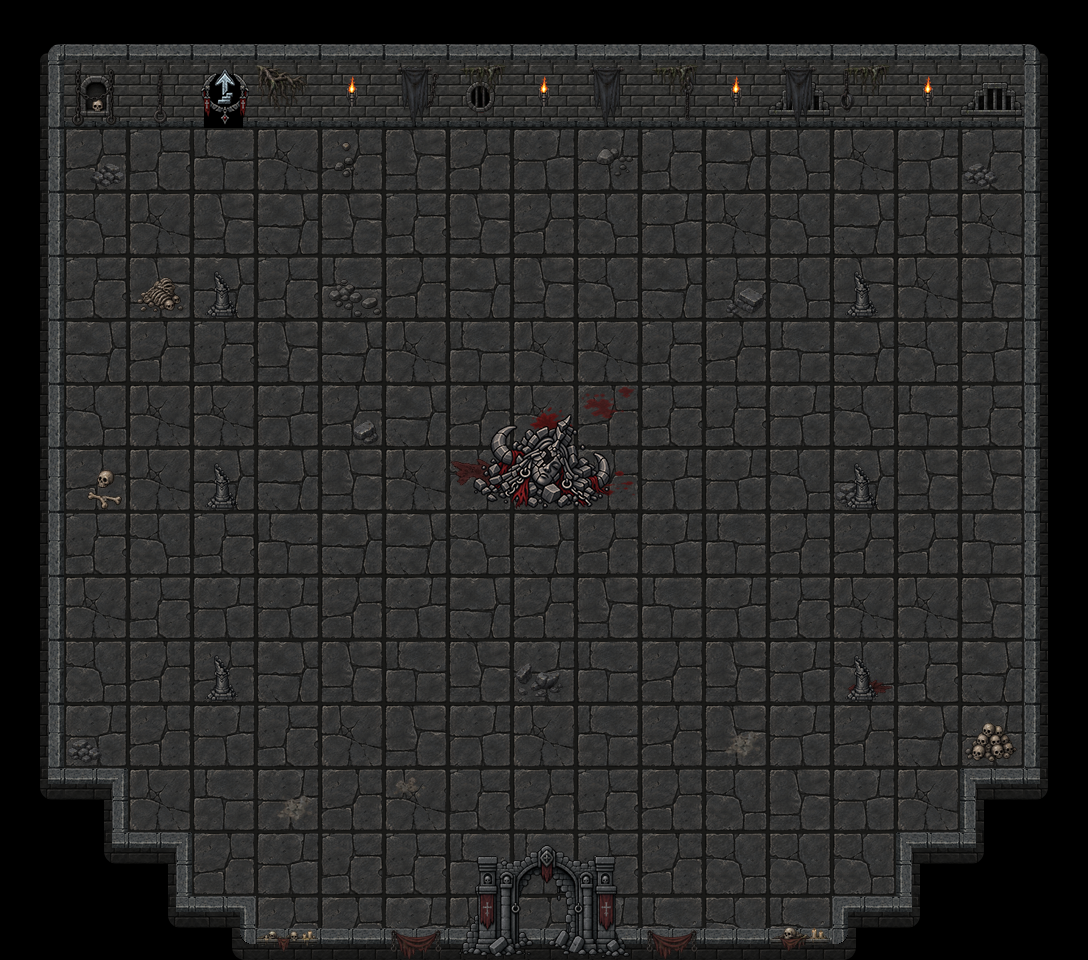

The image is a tile-based game level rendered from a .tmx file. Its description and source (layers, tilesets, objects; grid data summarised) follow:
An orthogonal 17x15 tile map with 64x64 px tiles, 10 tile layers (Ground, WallsBack, WallsFront, Gate, ...), 5 tilesets and 24 objects (trader, exit_down, exit_up, awakening_player, awakening_old_man).

<map version="1.10" tiledversion="1.12.2" orientation="orthogonal" renderorder="right-down" width="17" height="15" tilewidth="64" tileheight="64" infinite="0" nextlayerid="22" nextobjectid="67">
 <properties>
  <property name="enemy_spawn_mode" type="bool" value="false" />
 </properties>
 <tileset firstgid="1" source="../../items.tsx" />
 <tileset firstgid="169" source="../../act3_floor_64.tsx" />
 <tileset firstgid="177" source="../../my_tiles_textured.tsx" />
 <tileset firstgid="350" source="../../torches/torches.tsx" />
 <tileset firstgid="354" source="../../environment_objects/environment_objects.tsx" />
 <layer id="1" name="Ground" width="17" height="15">
  <data>[255 cells, 198 non-empty, 8 distinct tile ids]</data>
 </layer>
 <layer id="6" name="WallsBack" width="17" height="15">
  <data>[255 cells, 54 non-empty, 7 distinct tile ids]</data>
 </layer>
 <layer id="5" name="WallsFront" width="17" height="15">
  <data>[255 cells, 21 non-empty, 4 distinct tile ids]</data>
 </layer>
 <layer id="2" name="Gate" width="17" height="15">
  <data>[255 cells, 6 non-empty, 6 distinct tile ids]</data>
 </layer>
 <layer id="16" name="GroundDetails_01" width="17" height="15">
  <data>[255 cells, 21 non-empty, 17 distinct tile ids]</data>
 </layer>
 <layer id="10" name="Objects" width="17" height="15">
  <data>[255 cells, 12 non-empty, 7 distinct tile ids]</data>
 </layer>
 <layer id="15" name="DecorBack_02" width="17" height="15">
  <data>[255 cells, 9 non-empty, 8 distinct tile ids]</data>
 </layer>
 <layer id="3" name="DecorBack_01" width="17" height="15">
  <data>[255 cells, 9 non-empty, 5 distinct tile ids]</data>
 </layer>
 <layer id="14" name="DecorFront_01" width="17" height="15">
  <data>[255 cells, 4 non-empty, 3 distinct tile ids]</data>
 </layer>
 <layer id="19" name="Torches" width="17" height="15">
  <data>[255 cells, 4 non-empty, 1 distinct tile ids]</data>
 </layer>
 <objectgroup id="13" name="Blocked">
  <object id="35" x="21" y="25" width="147" height="82" />
  <object id="36" x="287" y="20" width="776" height="85" />
  <object id="37" x="1042" y="48" width="34" height="896" />
  <object id="38" x="983" y="801" width="82" height="143" />
  <object id="39" x="869" y="918" width="188" height="31" />
  <object id="40" x="922" y="855" width="152" height="27" />
  <object id="41" x="15" y="909" width="212" height="35" />
  <object id="42" x="9" y="46" width="34" height="885" />
  <object id="43" x="78" y="796" width="29" height="96" />
  <object id="45" x="137" y="849" width="43" height="36" />
  <object id="48" x="209.333" y="273.333" width="28" height="30" />
  <object id="49" x="212" y="466" width="27.3333" height="31.3333" />
  <object id="50" x="211.333" y="658.667" width="30" height="28" />
  <object id="51" x="487.333" y="398" width="118" height="84.6667" />
  <object id="52" x="850.667" y="276" width="30" height="24" />
  <object id="53" x="851.333" y="469.333" width="25.3333" height="24.6667" />
  <object id="54" x="844.667" y="658.667" width="33.3333" height="26" />
 </objectgroup>
 <objectgroup id="18" name="NPCs">
  <object id="65" name="trader" x="930.667" y="225.333">
   <point />
  </object>
 </objectgroup>
 <objectgroup id="9" name="Barriers">
  <object id="46" x="269" y="939" width="222" height="15" />
  <object id="47" x="610" y="941" width="215" height="8" />
 </objectgroup>
 <objectgroup id="11" name="Connectors">
  <object id="7" name="exit_down" x="223" y="114">
   <point />
  </object>
  <object id="8" name="exit_up" x="544.667" y="936.667">
   <point />
  </object>
 </objectgroup>
 <objectgroup id="12" name="Entities">
  <object id="32" name="awakening_player" x="672.666" y="483.333">
   <point />
  </object>
  <object id="63" name="awakening_old_man" x="731.333" y="477.333">
   <point />
  </object>
 </objectgroup>
 <objectgroup id="17" name="Enemies" />
 <objectgroup id="21" name="Ores" />
</map>
